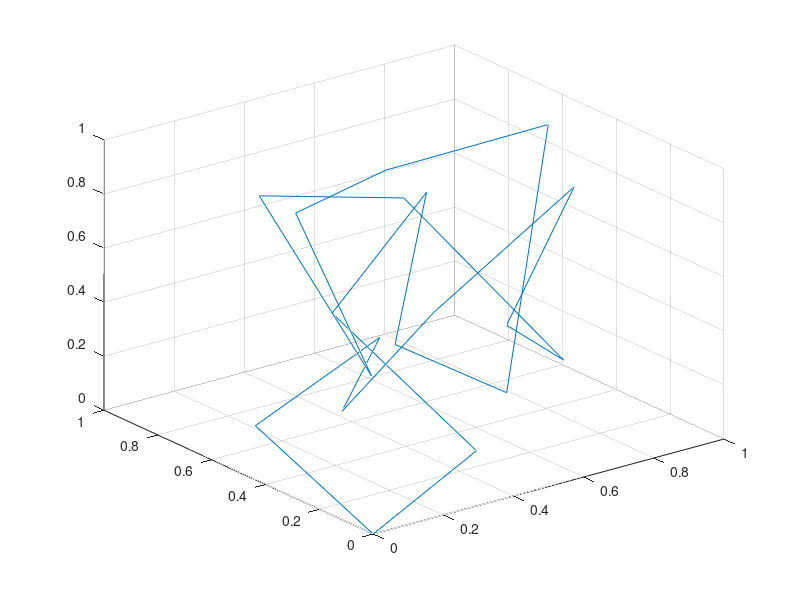

Source code (MATLAB): (Note: this script raises an error after producing the figure.)
clear
clc
cities=19;
% X=rand(cities,2);

X = [0    0.8768    0.4175    0.9000    0.3133    0.3421    0.6644    0.3593    0.6485    0.4280    0.3206    0.6480    0.7055    0.7240    0.7919    0.0194    0.7596    0.0838   0.2943
;0    0.9446    0.0484    0.5226    0.4151    0.7339    0.7846    0.2425    0.8011    0.5335    0.5340    0.9972    0.8057    0.1968    0.3253    0.4630    0.4941    0.5326   0.0001
;0    0.5235    0.6037    0.9596    0.2854    0.7313    0.1083    0.5833    0.7506    0.3325    0.0963    0.1325    0.6265    0.9403    0.2167    0.1819    0.0297    0.9780   0.2045] ;
X=X.';

chromosome_number = 1000;
chromosome = zeros(chromosome_number,cities);
for i=1:chromosome_number
    chromosome(i,:)=randperm(cities,cities);
end

Superior = chromosome(1,:);
Superior_Cost = 0;

output=zeros(50,2);
for y=1:1000
    
    cost=zeros(chromosome_number,1);
    for i=1:chromosome_number
        
        cost(i,1)=0;
        for j=1:cities-1
            p1=[X(chromosome(i,j),1),X(chromosome(i,j),2),X(chromosome(i,j),3)];
            p2=[X(chromosome(i,j+1),1),X(chromosome(i,j+1),2),X(chromosome(i,j+1),3)];
            dist = pdist( [p1;p2] ,'euclidean');
            
            cost(i,1)=cost(i,1) + dist;
        end 
        
        p1=[X(chromosome(i,cities),1),X(chromosome(i,cities),2),X(chromosome(i,cities),3)];
        p2=[X(chromosome(i,1),1),X(chromosome(i,1),2),X(chromosome(i,1),3)];
        cost(i,1)=cost(i,1)+pdist([p1;p2],'euclidean');
    end

    if(y==1)
        Superior_Cost = cost(1);
    end
    
    
    output(y,1)=cost(1);
    output(y,2)=y;
    
    
    
    [sorted_cost,I]=sort(cost);
    
    
    
    
    if (sorted_cost(1)<Superior_Cost) || (y == 1)
        Superior_Cost=sorted_cost(1);
        Superior=chromosome(I(1),:);
        final=[X( chromosome(I(1),:),1),X( chromosome(I(1),:),2),X( chromosome(I(1),:),3)];
        final=vertcat(final,[X( chromosome(I(1),1),1),X( chromosome(I(1),1),2),X( chromosome(I(1),1),3)]);
        fig=plot3(final(:,1),final(:,2),final(:,3));
        grid on
        title(strcat(string(sorted_cost(1)),'@',string(y)));
        saveas(fig,strcat('pic/',string(y),'a.png'));   
    end
    
    
    third_of_chromosome_number =int64(chromosome_number/3);
    
    for mutation_i=1:third_of_chromosome_number
        
        rand_mutation_cities=randperm(cities,2);
        temp=chromosome( mutation_i , rand_mutation_cities(1) );
        chromosome(mutation_i,rand_mutation_cities(1))=chromosome(mutation_i,rand_mutation_cities(2));
        chromosome(mutation_i,rand_mutation_cities(2))=temp;    
    end
    for mutation_i=(third_of_chromosome_number:1:third_of_chromosome_number*2)
        n=randi(cities-1);
        chromosome( mutation_i , : ) = [ chromosome( mutation_i , n+1:cities) , flip( chromosome(mutation_i,1:n)) ]; 
    end
end  






